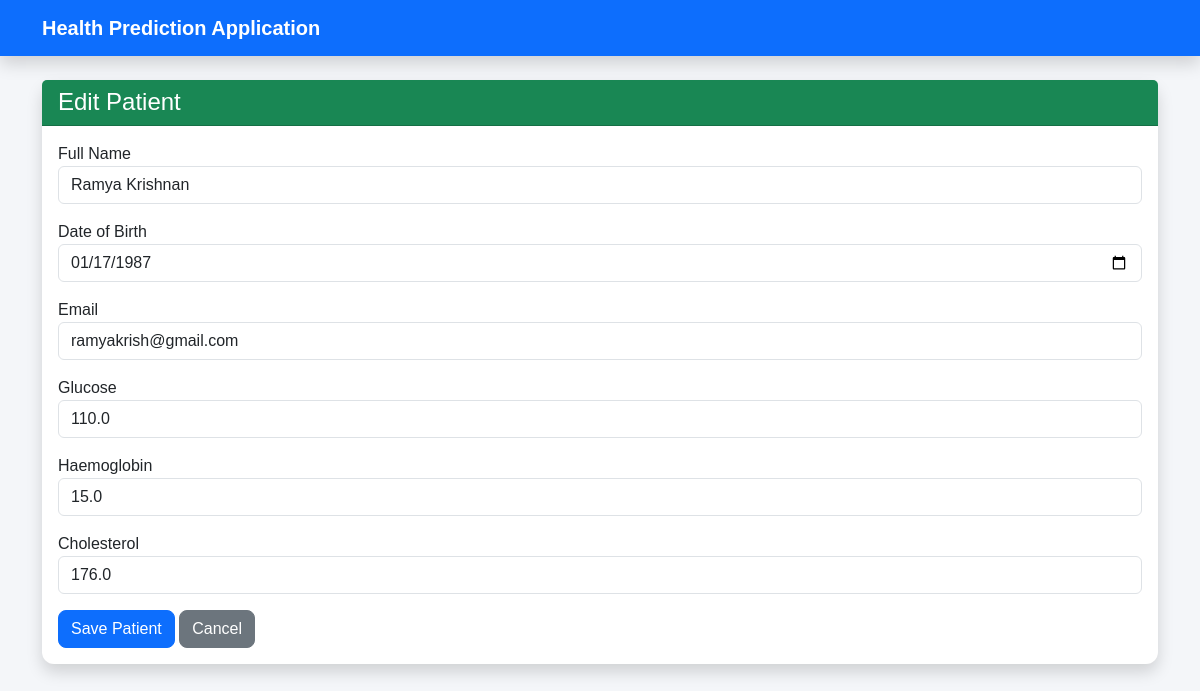
Page /edit/2 on the committed database.
### models.py (models this page shows)
class Patient(db.Model):
    id = db.Column(db.Integer, primary_key=True)
    fullname = db.Column(db.String(100), nullable=False)
    dob = db.Column(db.Date, nullable=False)
    email = db.Column(db.String(120), nullable=False)
    glucose = db.Column(db.Float, nullable=False)
    haemoglobin = db.Column(db.Float, nullable=False)
    cholesterol = db.Column(db.Float, nullable=False)
    condition = db.Column(db.String(150))
    risk_level = db.Column(db.String(20))
    recommendation = db.Column(db.String(250))

### app.py (the view, shortened to what this page needs)
@app.route("/edit/<int:id>", methods=["GET", "POST"])
def edit_patient(id):
    patient = Patient.query.get_or_404(id)
    return render_template("edit_patient.html", patient=patient)

### templates/edit_patient.html
{% extends 'base.html' %}
{% block content %}
<div class="card shadow">
<div class="card-header bg-success text-white">
<h4>Edit Patient</h4>
</div>
<div class="card-body">
<form method="POST">
<div class="mb-3">
<label>Full Name</label>
<input type="text" name="fullname" value="{{patient.fullname}}" class="form-control" required>
</div>
<div class="mb-3">
<label>Date of Birth</label>
<input type="date" name="dob" value="{{ patient.dob }}" class="form-control" required>
</div>
<div class="mb-3">
<label>Email</label>
<input type="email" name="email" value="{{ patient.email }}" class="form-control" required>
</div>
<div class="mb-3">
<label>Glucose</label>
<input type="number" step="0.1" name="glucose" value="{{ patient.glucose }}" class="form-control" required>
</div>
<div class="mb-3">
<label>Haemoglobin</label>
<input type="number" step="0.1" name="haemoglobin" value="{{ patient.haemoglobin }}" class="form-control" required>
</div>
<div class="mb-3">
<label>Cholesterol</label>
<input type="number" step="0.1" name="cholesterol" value="{{ patient.cholesterol }}" class="form-control" required>
</div>
<button class="btn btn-primary">
Save Patient
</button>
<a href="/" class="btn btn-secondary">
Cancel
</a>
</form>
</div>
</div>
{% endblock %}

### static/css/style.css (style rules this page uses)
body { background:#f4f6f9; font-family:Arial,sans-serif; }
.card { border:none; border-radius:12px; }
.card-header { font-weight:bold; }
.btn { border-radius:8px; }
h4 { margin:0; }

### rows in the picture
Patient: fullname "Ramya Krishnan", dob "01/17/1987", email "ramyakrish@gmail.com", glucose "110.0", haemoglobin "15.0", cholesterol "176.0"
